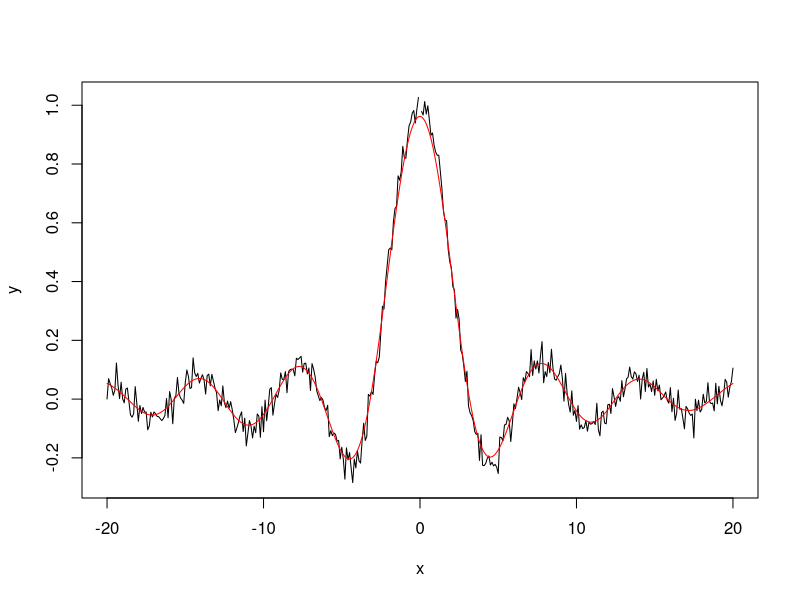
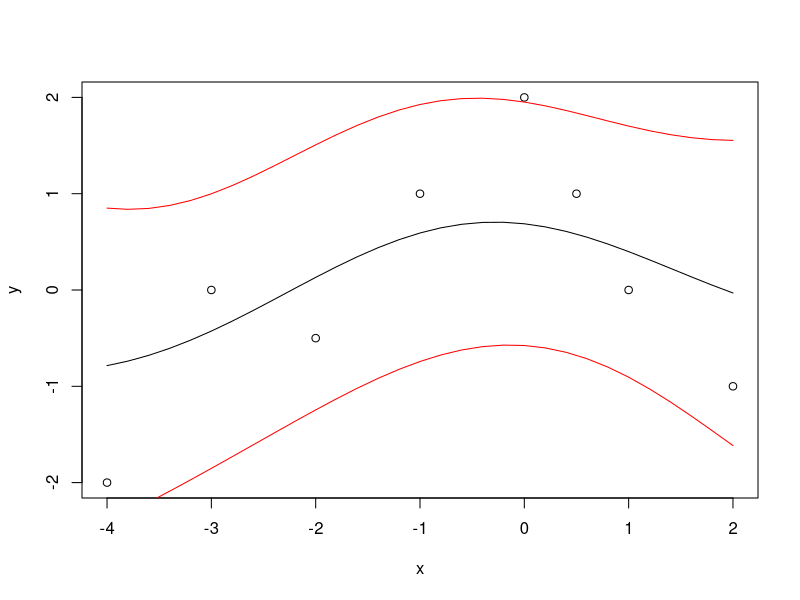

The R source for these figures, in order:
library(kernlab)


### Name: gausspr
### Title: Gaussian processes for regression and classification
### Aliases: gausspr gausspr,formula-method gausspr,vector-method
###   gausspr,matrix-method coef,gausspr-method show,gausspr-method
### Keywords: classif regression nonlinear methods

### ** Examples

# train model
data(iris)
test <- gausspr(Species~.,data=iris,var=2)
test
alpha(test)

# predict on the training set
predict(test,iris[,-5])
# class probabilities 
predict(test, iris[,-5], type="probabilities")

# create regression data
x <- seq(-20,20,0.1)
y <- sin(x)/x + rnorm(401,sd=0.03)

# regression with gaussian processes
foo <- gausspr(x, y)
foo

# predict and plot
ytest <- predict(foo, x)
plot(x, y, type ="l")
lines(x, ytest, col="red")


#predict and variance
x = c(-4, -3, -2, -1,  0, 0.5, 1, 2)
y = c(-2,  0,  -0.5,1,  2, 1, 0, -1)
plot(x,y)
foo2 <- gausspr(x, y, variance.model = TRUE)
xtest <- seq(-4,2,0.2)
lines(xtest, predict(foo2, xtest))
lines(xtest,
      predict(foo2, xtest)+2*predict(foo2,xtest, type="sdeviation"),
      col="red")
lines(xtest,
      predict(foo2, xtest)-2*predict(foo2,xtest, type="sdeviation"),
      col="red")
